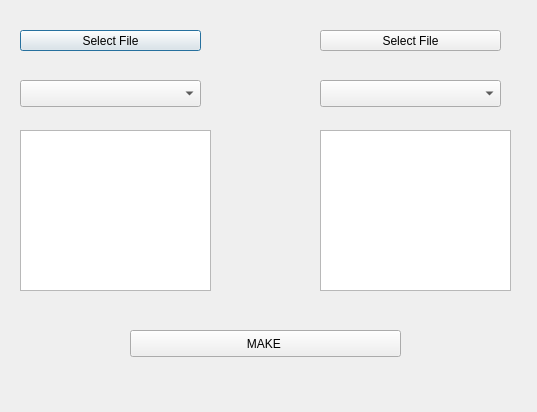
<?xml version="1.0" encoding="UTF-8"?>
<ui version="4.0">
 <class>Dialog</class>
 <widget class="QDialog" name="Dialog">
  <property name="geometry">
   <rect>
    <x>0</x>
    <y>0</y>
    <width>537</width>
    <height>412</height>
   </rect>
  </property>
  <property name="windowTitle">
   <string>Dialog</string>
  </property>
  <widget class="QPushButton" name="select_file_1">
   <property name="geometry">
    <rect>
     <x>20</x>
     <y>30</y>
     <width>181</width>
     <height>21</height>
    </rect>
   </property>
   <property name="text">
    <string>Select File</string>
   </property>
  </widget>
  <widget class="QPushButton" name="select_file_2">
   <property name="geometry">
    <rect>
     <x>320</x>
     <y>30</y>
     <width>181</width>
     <height>21</height>
    </rect>
   </property>
   <property name="text">
    <string>Select File</string>
   </property>
  </widget>
  <widget class="QComboBox" name="combo1">
   <property name="geometry">
    <rect>
     <x>20</x>
     <y>80</y>
     <width>181</width>
     <height>27</height>
    </rect>
   </property>
  </widget>
  <widget class="QComboBox" name="combo2">
   <property name="geometry">
    <rect>
     <x>320</x>
     <y>80</y>
     <width>181</width>
     <height>27</height>
    </rect>
   </property>
  </widget>
  <widget class="QPushButton" name="fusion">
   <property name="geometry">
    <rect>
     <x>130</x>
     <y>330</y>
     <width>271</width>
     <height>27</height>
    </rect>
   </property>
   <property name="text">
    <string>MAKE </string>
   </property>
  </widget>
  <widget class="QListWidget" name="lista1">
   <property name="geometry">
    <rect>
     <x>20</x>
     <y>130</y>
     <width>191</width>
     <height>161</height>
    </rect>
   </property>
  </widget>
  <widget class="QListWidget" name="lista2">
   <property name="geometry">
    <rect>
     <x>320</x>
     <y>130</y>
     <width>191</width>
     <height>161</height>
    </rect>
   </property>
  </widget>
 </widget>
 <resources/>
 <connections/>
</ui>
